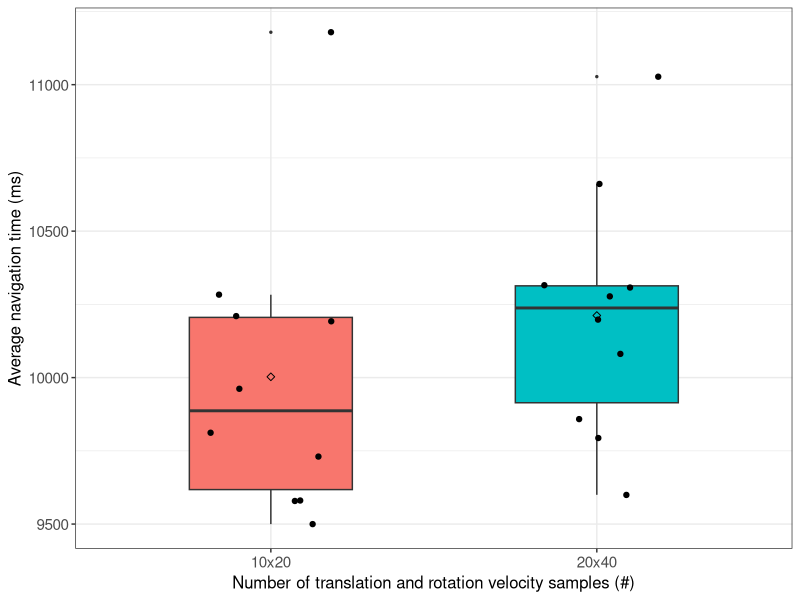
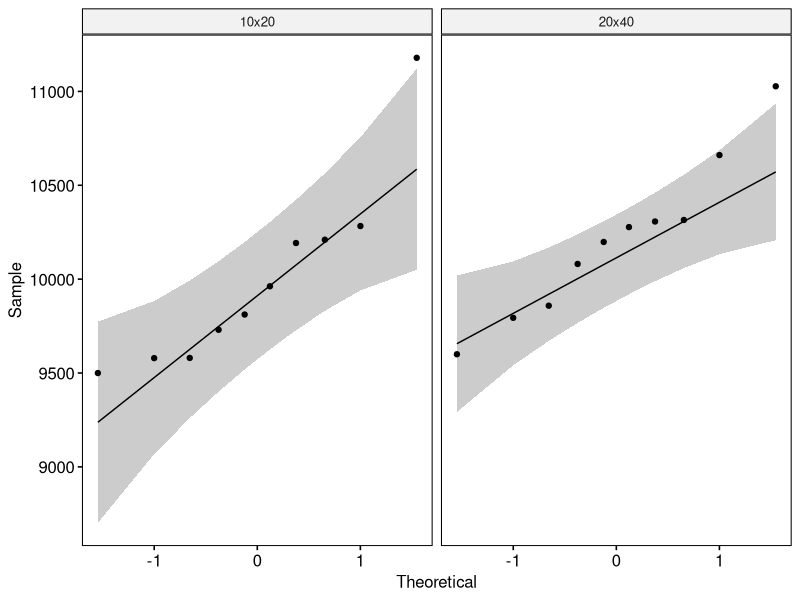

Reproduce these figures in R, in order.
## ---- chunk 1
if (!require('tidyverse')) install.packages('tidyverse', dependencies = TRUE); library('tidyverse')
if (!require('ggpubr')) install.packages('ggpubr', dependencies = TRUE); library('ggpubr')
if (!require('rstatix')) install.packages('rstatix', dependencies = TRUE); library('rstatix')
if (!require('ggplot2')) install.packages('ggplot2', dependencies = TRUE); library('ggplot2')
## ---- chunk 2
data <- read.csv(file = '../../raw_data/test_velocity_samples/run_table.csv')
data$avg_navigation_time_ms <- data$avg_goal_sending_delay_ms + data$avg_goal_processing_s*1000 + data$avg_nav_result_delay_ms
data <- subset(data, select = c(X__run_id, velocity_samples, avg_navigation_time_ms))
data$velocity_samples <- as.factor(data$velocity_samples)
data$avg_navigation_time_ms <- as.numeric(data$avg_navigation_time_ms)
## ---- chunk 3
data %>%
  group_by(velocity_samples) %>%
  get_summary_stats(avg_navigation_time_ms, type = "mean_sd")
## ---- chunk 4
ggplot(data, aes(x = velocity_samples, y = avg_navigation_time_ms, fill = velocity_samples)) +
  theme_bw() + 
  geom_boxplot(width = 0.5, outlier.size = 0.5) + 
  geom_jitter(width = 0.2) +
  stat_summary(fun = mean, color = 'black', geom = 'point', shape = 5, size = 1.5) +
  labs(x = "Number of translation and rotation velocity samples (#)", y = "Average navigation time (ms)") +
  theme(legend.position = 'none') +
  theme(
    axis.title.x = element_text(size = 12, family = 'sans'),
    axis.title.y = element_text(size = 12, family = 'sans'),
    axis.text.x = element_text(size = 11, family = 'sans'),
    axis.text.y = element_text(size = 11, family = 'sans'),
    
  )
## ---- chunk 5
data %>% 
  group_by(velocity_samples) %>%
  identify_outliers(avg_navigation_time_ms)
## ---- chunk 6
ggqqplot(data, x = "avg_navigation_time_ms", facet.by = "velocity_samples")
## ---- chunk 7
data %>%
  group_by(velocity_samples) %>%
  shapiro_test(avg_navigation_time_ms)
## ---- chunk 8
data %>%
  t_test(avg_navigation_time_ms ~ velocity_samples) %>%
  add_significance()
